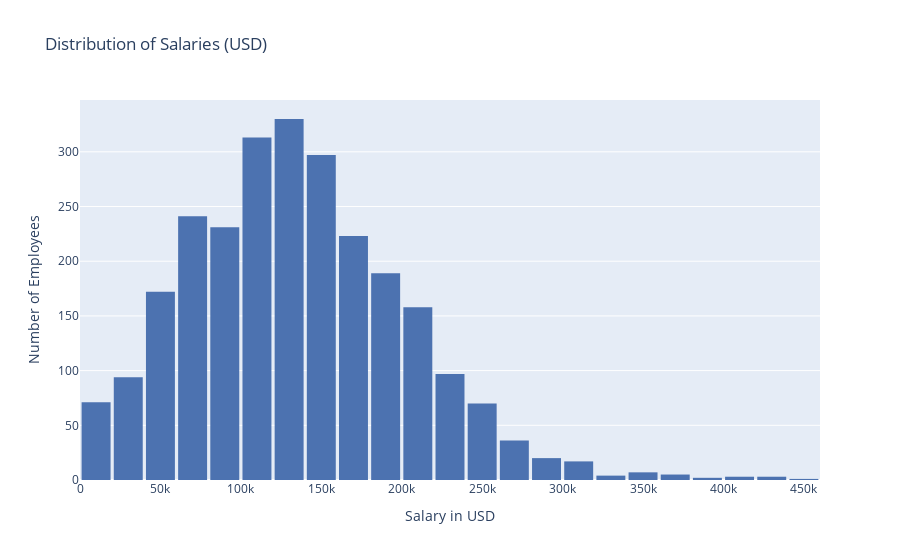

Notebook code cell kept with this figure:
### Code cell
# 1. Histogram of Salary
fig = px.histogram(data, x='salary_in_usd',
                nbins=40,
                title='Distribution of Salaries (USD)',
                labels={'salary_in_usd': 'Salary in USD'},
                color_discrete_sequence=['#4C72B0'])
fig.update_layout(
    xaxis_title='Salary in USD',
    yaxis_title='Number of Employees',
    bargap=0.1
)
fig.update_geos(showcoastlines=True, coastlinecolor="RebeccaPurple")
fig.show()

### Figure 1 — Plotly figure (JSON) as saved in the notebook; plotly's stock layout.template omitted (floating-point values rounded to 4 significant figures; data arrays with more than 128 entries replaced by an {"elided": "..."} marker saying what was removed)
{"data": [{"bingroup": "x", "hovertemplate": "Salary in USD=%{x}<br>count=%{y}<extra></extra>", "legendgroup": "", "marker": {"color": "#4C72B0", "pattern": {"shape": ""}}, "name": "", "nbinsx": 40, "orientation": "v", "showlegend": false, "type": "histogram", "x": {"elided": "2584 int values"}, "xaxis": "x", "yaxis": "y"}], "layout": {"bargap": 0.1, "barmode": "relative", "geo": {"coastlinecolor": "RebeccaPurple", "showcoastlines": true}, "legend": {"tracegroupgap": 0}, "title": {"text": "Distribution of Salaries (USD)"}, "xaxis": {"anchor": "y", "domain": [0, 1], "title": {"text": "Salary in USD"}}, "yaxis": {"anchor": "x", "domain": [0, 1], "title": {"text": "Number of Employees"}}}}
